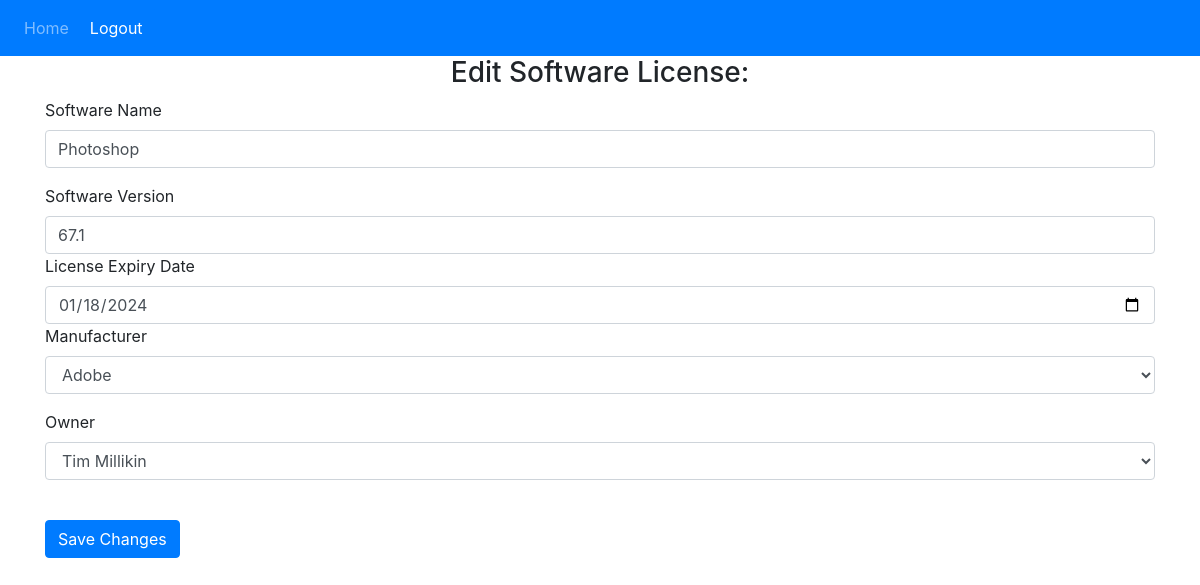
/edit_software/2 (signed in), run on an earlier commit of the app's database.
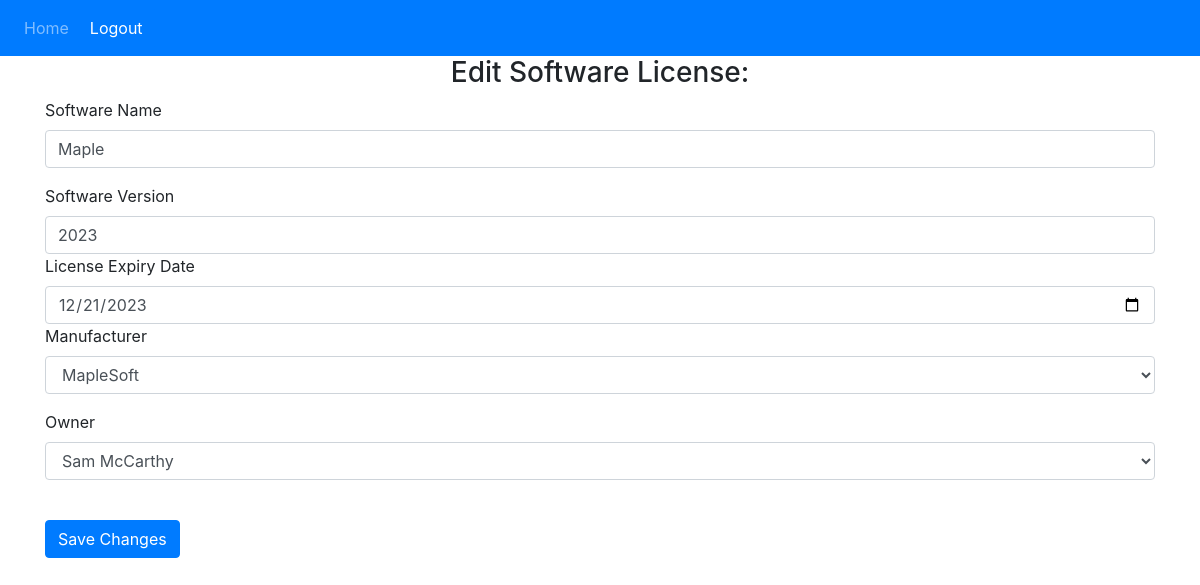
And on a later commit of the database.
### surreylm/database_models.py (models this page shows)
class Software(db.Model):
    __tablename__ = 'software'
    id = db.Column(db.Integer, primary_key=True)
    name = db.Column(db.Text)
    version = db.Column(db.Text)
    license_expiry = db.Column(db.DateTime)
    vendor_id = db.Column(db.Integer, db.ForeignKey('vendors.id'))
    vendor = db.relationship('Vendor', backref='software')
    academic_id = db.Column(db.Integer, db.ForeignKey('software_owners.id'))
    owner = db.relationship('Software_owner', backref='software')

class Vendor(db.Model):
    __tablename__ = 'vendors'
    id = db.Column(db.Integer, primary_key=True)
    name = db.Column(db.Text)
    phone = db.Column(db.Text)
    email = db.Column(db.Text)

### surreylm/views.py (the view, shortened to what this page needs)
@views.route('/edit_software/<int:id>', methods=['GET', 'POST'])
@login_required
def edit_software(id):
    software = Software.query.get_or_404(id)
    current_vendor = software.vendor.name
    current_vendor_id = software.vendor.id
    current_date = software.license_expiry.strftime('%Y-%m-%d')
    vendors = Vendor.query.all()
    owners = Software_owner.query.all()
    current_owner = software.owner.first_name + ' ' + software.owner.last_name
    current_owner_id = software.owner.id
    return render_template("edit_software.html", user=current_user, software=software, vendors=vendors, owners=owners,
                           current_vendor=current_vendor, current_owner=current_owner, current_date=current_date, current_vendor_id=current_vendor_id, current_owner_id=current_owner_id)

### surreylm/__init__.py (called while the page is built)
def create_app():
    app = Flask(__name__)
    app.config['SECRET_KEY'] = 'gdwjama bbawdjkwjdw'
    app.config['SQLALCHEMY_DATABASE_URI'] = f'sqlite:///{DB_NAME}'
    db.init_app(app)
    from .views import views
    from .auth import auth
    app.register_blueprint(views, url_prefix='/')
    app.register_blueprint(auth, url_prefix='/')
    from .database_models import User, Software_owner, Vendor, Software
    with app.app_context():
        db.create_all()
    login_manager = LoginManager()
    login_manager.login_view = 'auth.login'
    login_manager.init_app(app)
    @login_manager.user_loader
    def load_user(id):
        return User.query.get(int(id))
    return app

### surreylm/templates/edit_software.html (shortened to what this page needs)
{% extends "base.html" %} {% block title %}Edit License{% endblock %} {% block content
%}
<form method="POST">
    <h3 align="center">Edit Software License:</h3>
    <div class="form-group">
        <label for="name">Software Name</label>
        <input
          type="text"
          class="form-control"
          id="name"
          name="name"
          value="{{software.name}}"
          placeholder="Enter software name"
        />
</div>
    <div class="form-group">
        <label for="version">Software Version</label>
        <input
          type="text"
          class="form-control"
          id="version"
          name="version"
          value="{{software.version}}"
          placeholder="Enter last name"
        />
    <div class="form-group">
        <label for="expiry_date">License Expiry Date</label>
        <input
          type="date"
          class="form-control"
          id="expiry_date"
          name="expiry_date"
          value="{{current_date}}"
          placeholder="Enter license expiry date"
        />
    <div class="form-group">
      <label for="vendor">Manufacturer</label>
      <select id="vendor" name="vendor" class="form-control">
        <option selected value="{{current_vendor_id}}">{{current_vendor}}</option>
      </select>
    </div>
     <div class="form-group">
      <label for="owner">Owner</label>
      <select id="owner" name="owner" class="form-control">
        <option selected value="{{current_owner_id}}">{{current_owner}}</option>
      </select>
      </div>
<br />
<button type="submit" class="btn btn-primary">Save Changes</button>
</form>
  {% endblock %}

What changed in the data, as far as the page shows it:
no longer on this page (row unchanged): Vendor: vendor "Adobe"
changed Software: name "Photoshop" → "Maple"; version "67.1" → "2023"
now on this page (row unchanged): Vendor: vendor "MapleSoft"
Also different on the page:
form field expiry_date: "01/18/2024" → "12/21/2023"
form field owner: "Tim Millikin" → "Sam McCarthy"
